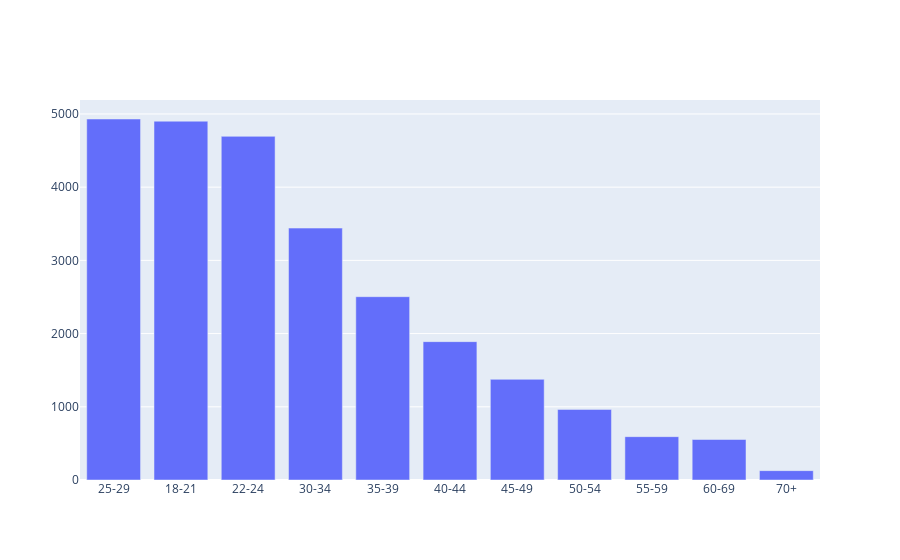

Here is the notebook cell this chart was saved with:
### Code cell
import plotly.graph_objects as go # like matplotlib

q1_df = df2['Q1'].value_counts() # Series object
fig = go.Figure()
fig.add_trace(go.Bar(x=q1_df.index, y=q1_df.values))

fig.show()

### Figure 1 — Plotly figure (JSON) as saved in the notebook; plotly's stock layout.template omitted (floating-point values rounded to 4 significant figures)
{"data": [{"type": "bar", "x": ["25-29", "18-21", "22-24", "30-34", "35-39", "40-44", "45-49", "50-54", "55-59", "60-69", "70+"], "y": [4931, 4901, 4694, 3441, 2504, 1890, 1375, 964, 592, 553, 128]}], "layout": {}}
